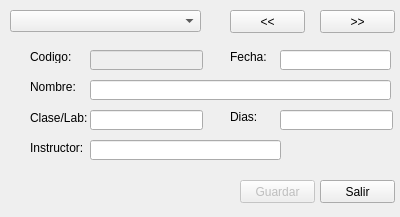
<?xml version="1.0" encoding="UTF-8"?>
<ui version="4.0">
 <class>MantCurso</class>
 <widget class="QDialog" name="MantCurso">
  <property name="geometry">
   <rect>
    <x>0</x>
    <y>0</y>
    <width>400</width>
    <height>217</height>
   </rect>
  </property>
  <property name="windowTitle">
   <string>Mantenimiento de Cursos</string>
  </property>
  <widget class="QComboBox" name="cmbTipo">
   <property name="geometry">
    <rect>
     <x>10</x>
     <y>10</y>
     <width>191</width>
     <height>22</height>
    </rect>
   </property>
   <property name="currentText">
    <string/>
   </property>
   <item>
    <property name="text">
     <string/>
    </property>
   </item>
   <item>
    <property name="text">
     <string>Curso</string>
    </property>
   </item>
   <item>
    <property name="text">
     <string>Clase</string>
    </property>
   </item>
   <item>
    <property name="text">
     <string>Laboratorio</string>
    </property>
   </item>
  </widget>
  <widget class="QLineEdit" name="txtCodigo">
   <property name="enabled">
    <bool>false</bool>
   </property>
   <property name="geometry">
    <rect>
     <x>90</x>
     <y>50</y>
     <width>113</width>
     <height>20</height>
    </rect>
   </property>
  </widget>
  <widget class="QLineEdit" name="txtNombre">
   <property name="geometry">
    <rect>
     <x>90</x>
     <y>80</y>
     <width>301</width>
     <height>20</height>
    </rect>
   </property>
  </widget>
  <widget class="QLineEdit" name="txtFecha">
   <property name="geometry">
    <rect>
     <x>280</x>
     <y>50</y>
     <width>111</width>
     <height>20</height>
    </rect>
   </property>
  </widget>
  <widget class="QLineEdit" name="txtNumClase">
   <property name="geometry">
    <rect>
     <x>90</x>
     <y>110</y>
     <width>113</width>
     <height>20</height>
    </rect>
   </property>
  </widget>
  <widget class="QLineEdit" name="txtDias">
   <property name="geometry">
    <rect>
     <x>280</x>
     <y>110</y>
     <width>113</width>
     <height>20</height>
    </rect>
   </property>
  </widget>
  <widget class="QLineEdit" name="txtInstructor">
   <property name="geometry">
    <rect>
     <x>90</x>
     <y>140</y>
     <width>191</width>
     <height>20</height>
    </rect>
   </property>
  </widget>
  <widget class="QPushButton" name="btnGuardar">
   <property name="enabled">
    <bool>false</bool>
   </property>
   <property name="geometry">
    <rect>
     <x>240</x>
     <y>180</y>
     <width>75</width>
     <height>23</height>
    </rect>
   </property>
   <property name="text">
    <string>Guardar</string>
   </property>
  </widget>
  <widget class="QPushButton" name="btnSalir">
   <property name="geometry">
    <rect>
     <x>320</x>
     <y>180</y>
     <width>75</width>
     <height>23</height>
    </rect>
   </property>
   <property name="text">
    <string>Salir</string>
   </property>
  </widget>
  <widget class="QPushButton" name="btnAtras">
   <property name="geometry">
    <rect>
     <x>230</x>
     <y>10</y>
     <width>75</width>
     <height>23</height>
    </rect>
   </property>
   <property name="text">
    <string>&lt;&lt;</string>
   </property>
  </widget>
  <widget class="QPushButton" name="btnSiguiente">
   <property name="geometry">
    <rect>
     <x>320</x>
     <y>10</y>
     <width>75</width>
     <height>23</height>
    </rect>
   </property>
   <property name="text">
    <string>&gt;&gt;</string>
   </property>
  </widget>
  <widget class="QLabel" name="lblCodigo">
   <property name="geometry">
    <rect>
     <x>30</x>
     <y>50</y>
     <width>47</width>
     <height>13</height>
    </rect>
   </property>
   <property name="text">
    <string>Codigo:</string>
   </property>
  </widget>
  <widget class="QLabel" name="lblFecha">
   <property name="geometry">
    <rect>
     <x>230</x>
     <y>50</y>
     <width>47</width>
     <height>13</height>
    </rect>
   </property>
   <property name="text">
    <string>Fecha:</string>
   </property>
  </widget>
  <widget class="QLabel" name="lblInstructor">
   <property name="geometry">
    <rect>
     <x>30</x>
     <y>140</y>
     <width>61</width>
     <height>16</height>
    </rect>
   </property>
   <property name="text">
    <string>Instructor:</string>
   </property>
  </widget>
  <widget class="QLabel" name="lblDias">
   <property name="geometry">
    <rect>
     <x>230</x>
     <y>110</y>
     <width>47</width>
     <height>13</height>
    </rect>
   </property>
   <property name="text">
    <string>Dias:</string>
   </property>
  </widget>
  <widget class="QLabel" name="lblNumClase">
   <property name="geometry">
    <rect>
     <x>30</x>
     <y>110</y>
     <width>61</width>
     <height>16</height>
    </rect>
   </property>
   <property name="text">
    <string>Clase/Lab:</string>
   </property>
  </widget>
  <widget class="QLabel" name="lblNombre">
   <property name="geometry">
    <rect>
     <x>30</x>
     <y>80</y>
     <width>47</width>
     <height>13</height>
    </rect>
   </property>
   <property name="text">
    <string>Nombre:</string>
   </property>
  </widget>
 </widget>
 <resources/>
 <connections/>
</ui>
